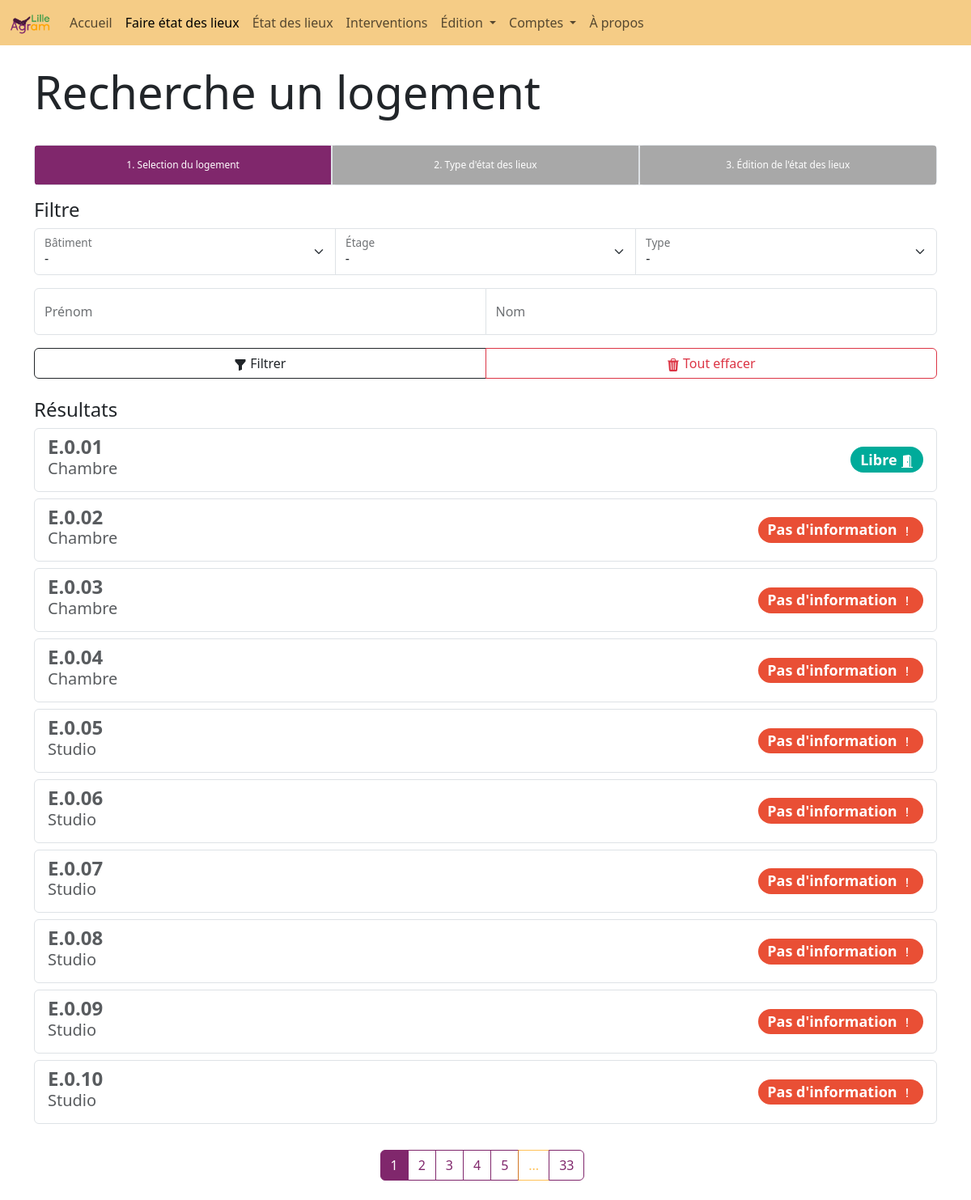
/recherche (signed in), run on the app's committed database.
### website/models.py (models this page shows)
class TypeLogement(db.Model):
    __tablename__ = "type_logement"
    id = db.Column(db.Integer, primary_key=True)
    type = db.Column(db.String(50))

### website/blueprints/edl.py (the view)
@edl.route('recherche', methods = ['GET', 'POST'])
@login_required
def recherche():
    TypesLogements = db.session.query(TypeLogement).all()
    i_page = request.args.get('pagination')
    if i_page is None:
        i_page = 0
    else:
        i_page = int(i_page)
    if request.method == 'POST':
        form = request.form
        ListeLogements = searchLogements(form)
    else:
        form = {'batiment':request.cookies.get('batiment') if request.cookies.get('batiment') else '-',
            'etage':request.cookies.get('etage') if request.cookies.get('etage') else '-',
            'type':request.cookies.get('type') if request.cookies.get('type') else '-',
            'prenom':request.cookies.get('prenom') if request.cookies.get('prenom') else '',
            'nom':request.cookies.get('nom') if request.cookies.get('nom') else ''}
        ListeLogements = searchLogements(form)
    ListeLogements, ListeBoutton = pagination(ListeLogements, i_page, current_user.max_item_par_page)
    resp = make_response(render_template('recherche.html', form=form, active=activePage(1), len=len, str=str, user=current_user, TypesLogements=TypesLogements, ListeLogements=ListeLogements, ListeBoutton=ListeBoutton))
    resp.set_cookie('batiment', form['batiment'])
    resp.set_cookie('etage', form['etage'])
    resp.set_cookie('type', form['type'])
    resp.set_cookie('prenom', form['prenom'])
    resp.set_cookie('nom', form['nom'])
    return resp

### website/__init__.py (called while the page is built)
def create_app():
    app = Flask(__name__)
    secrey_key = uuid.uuid4().hex
    app.config['SECRET_KEY'] = "meow" #secrey_key
    app.config['SQLALCHEMY_DATABASE_URI'] = f'sqlite:///{DB_NAME}'
    db.init_app(app)
    from .blueprints.views import views
    from .blueprints.auth import auth
    from .blueprints.edition import edition
    from .blueprints.edl import edl
    app.register_blueprint(views, url_prefix = '/')
    app.register_blueprint(auth, url_prefix = '/')
    app.register_blueprint(edition, url_prefix = '/')
    app.register_blueprint(edl, url_prefix = '/')
    from .models import User
    with app.app_context():
        db.create_all()
    login_manager = LoginManager()
    login_manager.login_view = 'auth.login'
    login_manager.init_app(app)
    @login_manager.user_loader
    def load_user(id):
        return User.query.get(int(id))
    return app

### website/functions.py (called while the page is built)
def activePage(id: int) -> ...:
    len = 20
    active = len * ['']
    active[id] = 'active'
    return active

### website/templates/edl/recherche.html (shortened to what this page needs)
{% extends "base.html" %}
{% block content %}
<br>
<h1 class="display-4">Recherche un logement</h1>
<br>
<div class="progress-stacked  mb-3" style="height: 50px">
  <div class="progress border" role="progressbar" style="height: 50px; width: 33%">
    <div class="progress-bar">1. Selection du logement</div>
  </div>
  <div class="progress border" role="progressbar" style="height: 50px; width: 34%">
    <div class="progress-bar" style="background-color: rgb(168, 168, 168);">2. Type d'état des lieux</div>
  </div>
  <div class="progress border" role="progressbar" style="height: 50px; width: 33%">
    <div class="progress-bar" style="background-color: rgb(168, 168, 168);">3. Édition de l'état des lieux</div>
  </div>
</div>
<form id="filtre-form" method="post">
  <h4>Filtre</h4>
  <div class="input-group mb-3">
    <div class="form-floating col">
      <select id="batiment" name="batiment" class="form-select">
        {% for bat in ['-', 'A', 'B', 'C', 'D', 'E', 'F', 'TA', 'TB'] %}
          {% if form.batiment == bat %}
            <option value="{{bat}}" selected>{{bat}}</option>
          {% else %}
            <option value="{{bat}}">{{bat}}</option>
          {% endif %}
        {% endfor %}
      </select>
      <label for="batiment">Bâtiment</label>
    </div>
    <div class="form-floating col">
      <select id="etage" name="etage" class="form-select">
        {% for etage in ['-', 0, 1, 2, 3, 4, 5, 6] %}
          {% if form.etage == str(etage) %}
            <option selected value="{{etage}}">{{etage}}</option>
          {% else %}
            <option value="{{etage}}">{{etage}}</option>
          {% endif %}
        {% endfor %}
      </select>
      <label for="etage">Étage</label>
    </div>
    <div class="form-floating col">
      <select id="type" name="type" class="form-select">
            <option value="-">-</option>
      </select>
      <label for="inputType">Type</label>
    </div>
  </div>
  <div class="input-group mb-3">
    <div class="form-floating col-md">
        <input type="text" id="prenom" name="prenom" class="form-control" placeholder="Prénom" value="{{form.prenom}}">
        <label for="prenom">Prénom</label>
    </div>
    <div class="form-floating col-md">
        <input type="text"id="nom" name="nom" class="form-control" placeholder="Nom" value="{{form.nom}}">
        <label for="nom">Nom</label>
    </div>
  </div>
  <div class="d-grid row g-1">
    <div class="btn-group btn-group-justified">
      {% if user.mode == 'dark' %}
        <button type="submit" class="btn btn-outline-light" style="width:  25%;">
          <svg xmlns="http://www.w3.org/2000/svg" width="16" height="16" fill="currentColor" class="bi bi-funnel-fill" viewBox="0 0 16 16">
            <path d="M1.5 1.5A.5.5 0 0 1 2 1h12a.5.5 0 0 1 .5.5v2a.5.5 0 0 1-.128.334L10 8.692V13.5a.5.5 0 0 1-.342.474l-3 1A.5.5 0 0 1 6 14.5V8.692L1.628 3.834A.5.5 0 0 1 1.5 3.5z"/>
          </svg>
          Appliquer les filtres
        </button>
      {% else %}
        <button type="submit" class="btn btn-outline-dark" style="width:  25%;">
          <svg xmlns="http://www.w3.org/2000/svg" width="16" height="16" fill="currentColor" class="bi bi-funnel-fill" viewBox="0 0 16 16">
            <path d="M1.5 1.5A.5.5 0 0 1 2 1h12a.5.5 0 0 1 .5.5v2a.5.5 0 0 1-.128.334L10 8.692V13.5a.5.5 0 0 1-.342.474l-3 1A.5.5 0 0 1 6 14.5V8.692L1.628 3.834A.5.5 0 0 1 1.5 3.5z"/>
          </svg>
          Filtrer
        </button>
      {% endif %}
      <button type="button" class="btn btn-outline-danger" style="width:  25%;" onclick="reinitialiserFiltre()">
        Tout effacer
      </button>
    </div>
  </div>
</form>
{% if ListeLogements %}
  <br>
  {% if len(ListeLogements) == 1 %}
    <h4>Résultat</h4>
  {% else %}
    <h4>Résultats</h4>
  {% endif %}
<div class="list-group">
  {% for logement in ListeLogements %}
    <h4>
      <a href="/recherche/logement-{{logement.id_logement}}/" class="rounded list-group-item list-group-item-action d-flex justify-content-between align-items-center">
        <div>
          <strong>{{logement.nom_logement}}</strong> <h5>{{logement.type_logement}}</h5>
        </div>
        {% if logement.etat_logement == None %}
          <span class="badge bg-warning rounded-pill">
            Pas d'information
            <svg xmlns="http://www.w3.org/2000/svg" width="16" height="16" fill="currentColor" class="bi bi-exclamation-lg" viewBox="0 0 16 16">
              <path d="M7.005 3.1a1 1 0 1 1 1.99 0l-.388 6.35a.61.61 0 0 1-1.214 0zM7 12a1 1 0 1 1 2 0 1 1 0 0 1-2 0"/>
            </svg>
          </span>
          {% elif logement.etat_logement == "depart" %}
          <span class="badge bg-success rounded-pill">
            Libre
          </span>
        {% endif %}
      </a>
    </h4>
  {% endfor %}
</div>
  {% else %}
  <br>
  <h5><em>Rajoute des filtres pour selectionner un logement!
    Il est posible que le filtre appliqué ne donne aucun résultat.
  </em></h5>
{% endif %}
{% include "pagination.html" %}
{% endblock %}

### website/templates/base.html (style rules this page uses)
body { padding-top: 56px; }

### data on the page
TypeLogement: type_logement "Chambre", nom_logement "E.0.02", type_logement "Chambre", shows "Pas d'information", nom_logement "E.0.03", nom_logement "E.0.04"
TypeLogement: nom_logement "E.0.05", type_logement "Studio", shows "Pas d'information", nom_logement "E.0.06", nom_logement "E.0.07", nom_logement "E.0.08", nom_logement "E.0.09", nom_logement "E.0.10"

### other printed values
{{ logement.nom_logement }} "E.0.01"
{{ Bouton.identifiant }} "1"
{{ Bouton.identifiant }} "2" "3" "4" "5" "33"
{{ Bouton.identifiant }} "..."
form field batiment "-"
form field etage "-"
